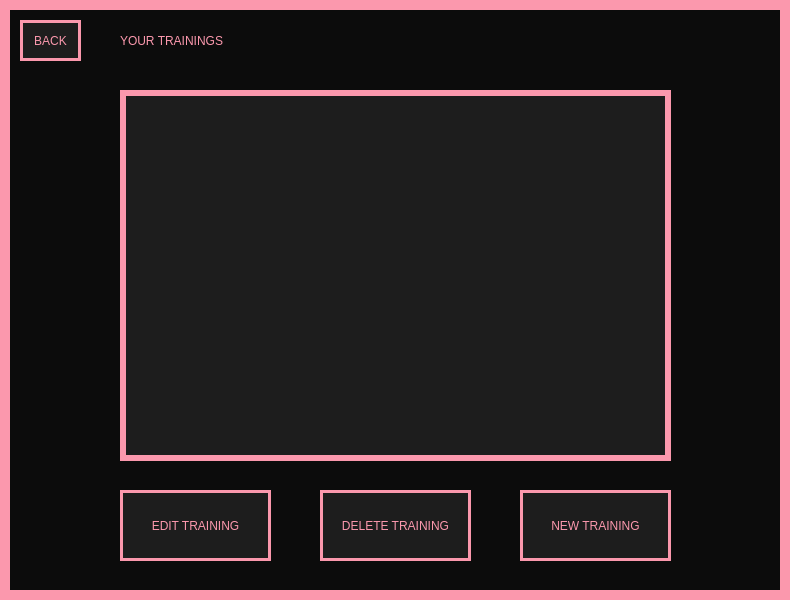
<?xml version="1.0" encoding="UTF-8"?>
<ui version="4.0">
 <class>MainWindow</class>
 <widget class="QMainWindow" name="MainWindow">
  <property name="geometry">
   <rect>
    <x>0</x>
    <y>0</y>
    <width>790</width>
    <height>600</height>
   </rect>
  </property>
  <property name="acceptDrops">
   <bool>false</bool>
  </property>
  <property name="windowTitle">
   <string>BROWSE TRAININGS</string>
  </property>
  <property name="styleSheet">
   <string notr="true">
border: 10px solid #FB98AD;background-color: #0C0C0C;
color: #FB98AD</string>
  </property>
  <property name="tabShape">
   <enum>QTabWidget::Rounded</enum>
  </property>
  <widget class="QWidget" name="centralwidget">
   <widget class="QPushButton" name="edit_training_btn">
    <property name="geometry">
     <rect>
      <x>120</x>
      <y>490</y>
      <width>151</width>
      <height>71</height>
     </rect>
    </property>
    <property name="cursor">
     <cursorShape>PointingHandCursor</cursorShape>
    </property>
    <property name="styleSheet">
     <string notr="true">background-color: #1D1D1D;border: 3px solid #FB98AD;
font: 8pt &quot;PRIMETIME&quot;;</string>
    </property>
    <property name="text">
     <string>EDIT TRAINING</string>
    </property>
   </widget>
   <widget class="QPushButton" name="delete_training_btn">
    <property name="geometry">
     <rect>
      <x>320</x>
      <y>490</y>
      <width>151</width>
      <height>71</height>
     </rect>
    </property>
    <property name="cursor">
     <cursorShape>PointingHandCursor</cursorShape>
    </property>
    <property name="styleSheet">
     <string notr="true">background-color: #1D1D1D;border: 3px solid #FB98AD;
font: 8pt &quot;PRIMETIME&quot;;</string>
    </property>
    <property name="text">
     <string>DELETE TRAINING</string>
    </property>
   </widget>
   <widget class="QPushButton" name="new_training_btn">
    <property name="geometry">
     <rect>
      <x>520</x>
      <y>490</y>
      <width>151</width>
      <height>71</height>
     </rect>
    </property>
    <property name="cursor">
     <cursorShape>PointingHandCursor</cursorShape>
    </property>
    <property name="styleSheet">
     <string notr="true">background-color: #1D1D1D;border: 3px solid #FB98AD;
font: 8pt &quot;PRIMETIME&quot;;</string>
    </property>
    <property name="text">
     <string>NEW TRAINING</string>
    </property>
   </widget>
   <widget class="QScrollArea" name="trainigs_scroll">
    <property name="geometry">
     <rect>
      <x>120</x>
      <y>90</y>
      <width>551</width>
      <height>371</height>
     </rect>
    </property>
    <property name="styleSheet">
     <string notr="true">background-color: #1D1D1D;border: 3px solid #FB98AD;
font: 8pt &quot;PRIMETIME&quot;;</string>
    </property>
    <property name="widgetResizable">
     <bool>true</bool>
    </property>
    <widget class="QWidget" name="scrollAreaWidgetContents">
     <property name="geometry">
      <rect>
       <x>0</x>
       <y>0</y>
       <width>545</width>
       <height>365</height>
      </rect>
     </property>
    </widget>
   </widget>
   <widget class="QLabel" name="ur_train_lbl">
    <property name="geometry">
     <rect>
      <x>120</x>
      <y>20</y>
      <width>331</width>
      <height>41</height>
     </rect>
    </property>
    <property name="styleSheet">
     <string notr="true">font: 20pt &quot;PRIMETIME&quot;;
border: none;</string>
    </property>
    <property name="text">
     <string>YOUR TRAININGS</string>
    </property>
   </widget>
   <widget class="QPushButton" name="main_menu_btn">
    <property name="geometry">
     <rect>
      <x>20</x>
      <y>20</y>
      <width>61</width>
      <height>41</height>
     </rect>
    </property>
    <property name="cursor">
     <cursorShape>PointingHandCursor</cursorShape>
    </property>
    <property name="styleSheet">
     <string notr="true">background-color: #1D1D1D;border: 3px solid #FB98AD;
font: 8pt &quot;PRIMETIME&quot;;</string>
    </property>
    <property name="text">
     <string>BACK</string>
    </property>
   </widget>
  </widget>
 </widget>
 <resources/>
 <connections/>
</ui>
